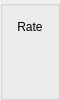
       <widget class="QGroupBox" name="groupBox_2">
        <property name="sizePolicy">
         <sizepolicy hsizetype="Fixed" vsizetype="Fixed">
          <horstretch>0</horstretch>
          <verstretch>0</verstretch>
         </sizepolicy>
        </property>
        <property name="maximumSize">
         <size>
          <width>60</width>
          <height>16777215</height>
         </size>
        </property>
        <property name="layoutDirection">
         <enum>Qt::LeftToRight</enum>
        </property>
        <property name="alignment">
         <set>Qt::AlignCenter</set>
        </property>
        <layout class="QGridLayout" name="gridLayout_4">
         <property name="margin">
          <number>6</number>
         </property>
         <item row="0" column="0">
          <widget class="QLabel" name="label_4">
           <property name="sizePolicy">
            <sizepolicy hsizetype="Fixed" vsizetype="Preferred">
             <horstretch>0</horstretch>
             <verstretch>0</verstretch>
            </sizepolicy>
           </property>
           <property name="maximumSize">
            <size>
             <width>80</width>
             <height>16777215</height>
            </size>
           </property>
           <property name="text">
            <string>Rate</string>
           </property>
           <property name="alignment">
            <set>Qt::AlignCenter</set>
           </property>
          </widget>
         </item>
         <item row="1" column="0">
          <widget class="QELabel" name="qelabel_imageRate">
           <property name="alignment">
            <set>Qt::AlignCenter</set>
           </property>
           <property name="variable" stdset="0">
            <string>$(P):cam1:ArrayRate_RBV</string>
           </property>
           <property name="variableSubstitutions" stdset="0">
            <string>P=13PS7</string>
           </property>
           <property name="displayAlarmState">
            <bool>false</bool>
           </property>
          </widget>
         </item>
         <item row="2" column="0">
          <widget class="QEBitStatus" name="qebitstatus">
           <property name="sizePolicy">
            <sizepolicy hsizetype="Fixed" vsizetype="Fixed">
             <horstretch>0</horstretch>
             <verstretch>0</verstretch>
            </sizepolicy>
           </property>
           <property name="minimumSize">
            <size>
             <width>30</width>
             <height>0</height>
            </size>
           </property>
           <property name="maximumSize">
            <size>
             <width>10</width>
             <height>10</height>
            </size>
           </property>
           <property name="numberOfBits">
            <number>1</number>
           </property>
           <property name="drawBorder">
            <bool>true</bool>
           </property>
           <property name="variable" stdset="0">
            <string>$(P):cam1:Acquire.RVAL</string>
           </property>
           <property name="variableSubstitutions" stdset="0">
            <string>P=13PS7</string>
           </property>
          </widget>
         </item>
        </layout>
       </widget>
